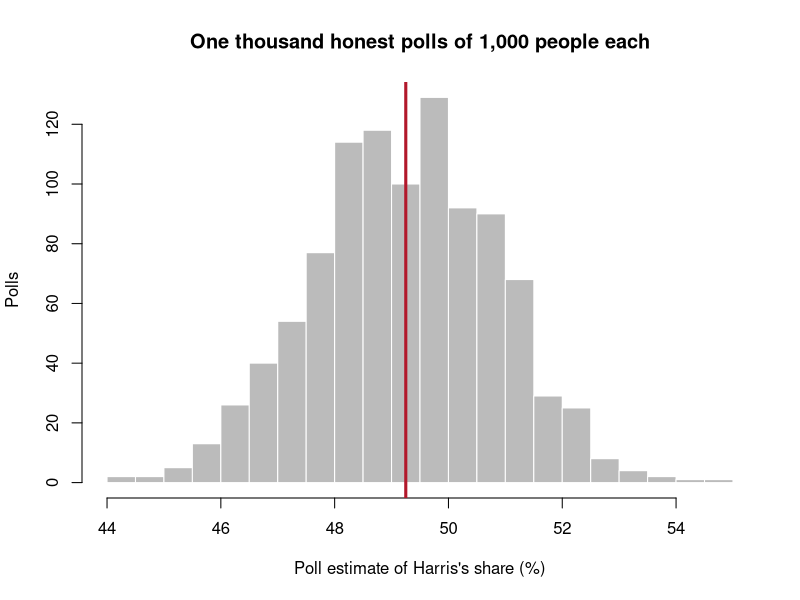
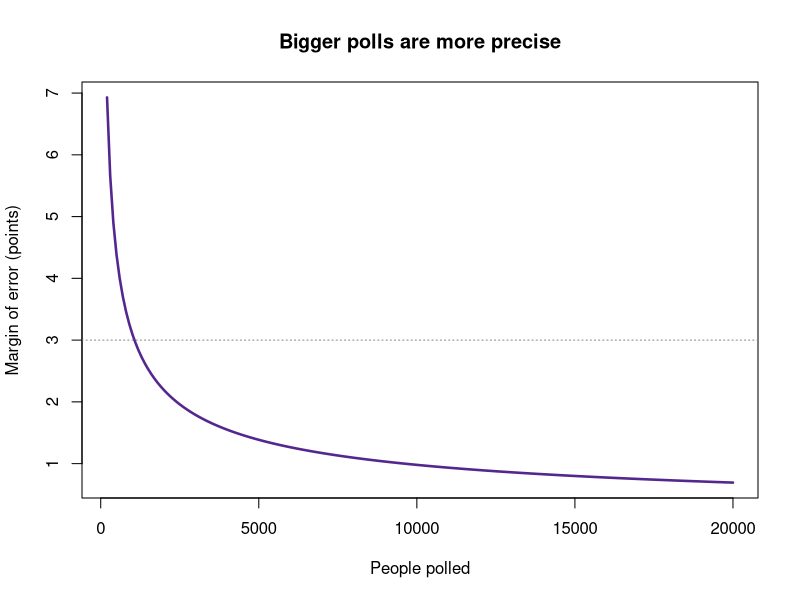
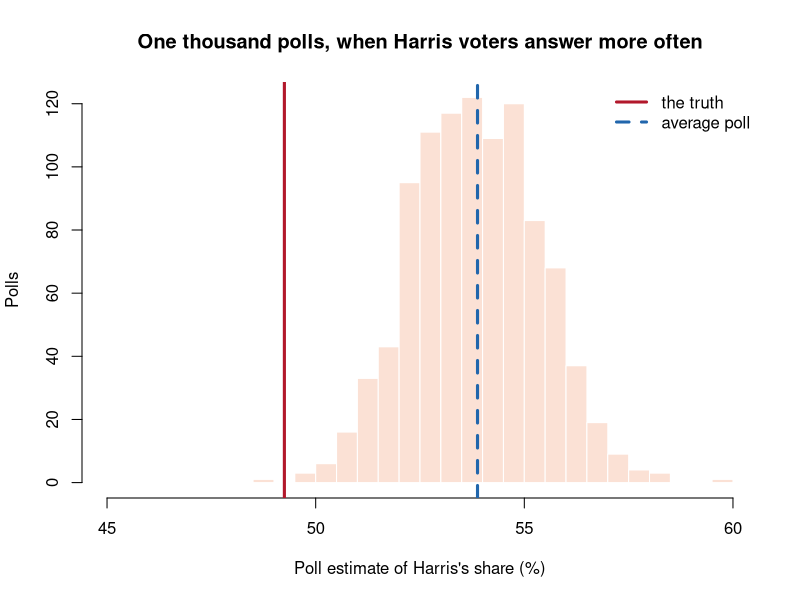
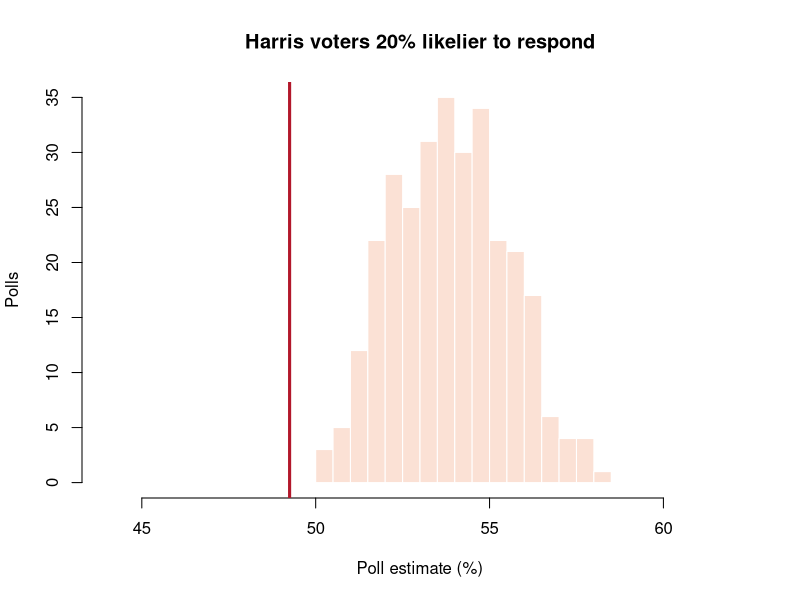

Write the R code that produced these figures, in order.
## ---- chunk 1
knitr::opts_chunk$set(echo = TRUE, comment = "#>")
options(scipen = 999)
set.seed(2026)
## ---- chunk 2
truth <- 0.4925                      # Harris share of the two-party vote
N     <- 1000000                     # a million voters

population <- c(rep("Harris", round(N * truth)),
                rep("Trump",  N - round(N * truth)))

table(population)
round(100 * mean(population == "Harris"), 2)
## ---- chunk 3
poll <- sample(population, 1000)
table(poll)
round(100 * mean(poll == "Harris"), 2)
## ---- chunk 4
for (i in 1:3) {
  p <- sample(population, 1000)
  cat("poll", i, ":", round(100 * mean(p == "Harris"), 2), "\n")
}
## ---- chunk 5
estimates <- replicate(1000, 100 * mean(sample(population, 1000) == "Harris"))

hist(estimates, breaks = 30, col = "#BBBBBB", border = "white",
     xlab = "Poll estimate of Harris's share (%)", ylab = "Polls",
     main = "One thousand honest polls of 1,000 people each")
abline(v = 100 * truth, lwd = 3, col = "#B2182B")
## ---- chunk 6
moe <- 1.96 * sqrt(0.25 / 1000) * 100
c(margin_of_error = round(moe, 2),
  within_moe = round(100 * mean(abs(estimates - 100*truth) <= moe), 1))
## ---- chunk 7
n <- seq(200, 20000, by = 100)
plot(n, 1.96 * sqrt(0.25 / n) * 100, type = "l", lwd = 2.5, col = "#54278F",
     xlab = "People polled", ylab = "Margin of error (points)",
     main = "Bigger polls are more precise")
abline(h = 3, lty = 3, col = "grey50")
## ---- chunk 8
for (k in c(500, 1000, 5000, 100000)) {
  cat(sprintf("n = %6d   margin of error = %.2f points\n",
              k, 1.96 * sqrt(0.25 / k) * 100))
}
## ---- chunk 9
answers <- ifelse(population == "Harris", 1.20, 1.00)   # who picks up

biased <- sample(population, 1000, prob = answers, replace = TRUE)
round(100 * mean(biased == "Harris"), 2)
## ---- chunk 10
biased_est <- replicate(1000,
  100 * mean(sample(population, 1000, prob = answers, replace = TRUE) == "Harris"))

hist(biased_est, breaks = 30, col = "#F4A58255", border = "white",
     xlim = c(45, 60),
     xlab = "Poll estimate of Harris's share (%)", ylab = "Polls",
     main = "One thousand polls, when Harris voters answer more often")
abline(v = 100 * truth, lwd = 3, col = "#B2182B")
abline(v = mean(biased_est), lwd = 3, lty = 2, col = "#2166AC")
legend("topright", c("the truth", "average poll"), col = c("#B2182B","#2166AC"),
       lwd = 3, lty = c(1, 2), bty = "n")
## ---- chunk 11
c(truth = 100 * truth,
  average_poll = round(mean(biased_est), 2),
  bias = round(mean(biased_est) - 100 * truth, 2))
## ---- chunk 12
for (k in c(1000, 10000, 100000)) {
  s <- sample(population, k, prob = answers, replace = TRUE)
  est <- 100 * mean(s == "Harris")
  cat(sprintf("n = %6d   estimate %.2f   reported +/- %.2f   actually wrong by %+.2f\n",
              k, est, 1.96 * sqrt(0.25/k) * 100, est - 100 * truth))
}
## ---- chunk 13
# A population with two attributes: how you vote, and something else about you
# — call it trust in institutions — that we will let drive who responds.
N2 <- 200000
harris <- rbinom(N2, 1, truth)
trust  <- rbinom(N2, 1, ifelse(harris == 1, 0.75, 0.45))
true_share <- 100 * mean(harris)

responds <- ifelse(trust == 1, 1.00, 0.35)   # low-trust people rarely answer
i <- sample(N2, 5000, prob = responds, replace = TRUE)
s <- data.frame(harris = harris[i], trust = trust[i])

round(c(truth = true_share, raw_poll = 100 * mean(s$harris)), 2)
## ---- chunk 14
target <- mean(trust)                            # the true share, if you knew it
w <- ifelse(s$trust == 1, target / mean(s$trust),
                          (1 - target) / (1 - mean(s$trust)))
round(c(weighted = 100 * weighted.mean(s$harris, w),
        error    = 100 * weighted.mean(s$harris, w) - true_share), 2)
## ---- chunk 15
irrelevant <- rbinom(nrow(s), 1, 0.5)
w2 <- ifelse(irrelevant == 1, 0.5 / mean(irrelevant), 0.5 / (1 - mean(irrelevant)))
round(c(weighted = 100 * weighted.mean(s$harris, w2),
        error    = 100 * weighted.mean(s$harris, w2) - true_share), 2)
## ---- chunk 16
gap <- 0.20                # <- change this. Try 0.05, 0.10, 0.40.

ans <- ifelse(population == "Harris", 1 + gap, 1)
est <- replicate(300, 100 * mean(sample(population, 1000, prob = ans,
                                        replace = TRUE) == "Harris"))

hist(est, breaks = 25, col = "#F4A58255", border = "white", xlim = c(44, 62),
     xlab = "Poll estimate (%)", ylab = "Polls",
     main = paste0("Harris voters ", round(100*gap), "% likelier to respond"))
abline(v = 100 * truth, lwd = 3, col = "#B2182B")

c(response_gap = gap, average_poll = round(mean(est), 2),
  bias = round(mean(est) - 100 * truth, 2),
  moe_claimed = 3.1)
## ---- chunk 17
n_polls <- 20              # <- change this. Try 5, 20, 200.

ans <- ifelse(population == "Harris", 1.20, 1)

honest <- replicate(n_polls, 100 * mean(sample(population, 1000) == "Harris"))
skewed <- replicate(n_polls, 100 * mean(sample(population, 1000, prob = ans,
                                               replace = TRUE) == "Harris"))

round(c(truth          = 100 * truth,
        avg_of_honest  = mean(honest),
        avg_of_skewed  = mean(skewed),
        spread_honest  = sd(honest),
        spread_skewed  = sd(skewed)), 2)
## ---- chunk 18
strength <- 0.35           # <- how strongly trust drives response. Try 0.1, 0.35, 0.8.

resp <- ifelse(trust == 1, 1.00, strength)
j <- sample(N2, 5000, prob = resp, replace = TRUE)
ss <- data.frame(harris = harris[j], trust = trust[j])

tgt <- mean(trust)
wr <- ifelse(ss$trust == 1, tgt/mean(ss$trust), (1-tgt)/(1-mean(ss$trust)))

round(c(truth       = true_share,
        raw         = 100 * mean(ss$harris),
        weighted    = 100 * weighted.mean(ss$harris, wr),
        raw_error   = 100 * mean(ss$harris) - true_share,
        wtd_error   = 100 * weighted.mean(ss$harris, wr) - true_share), 2)
